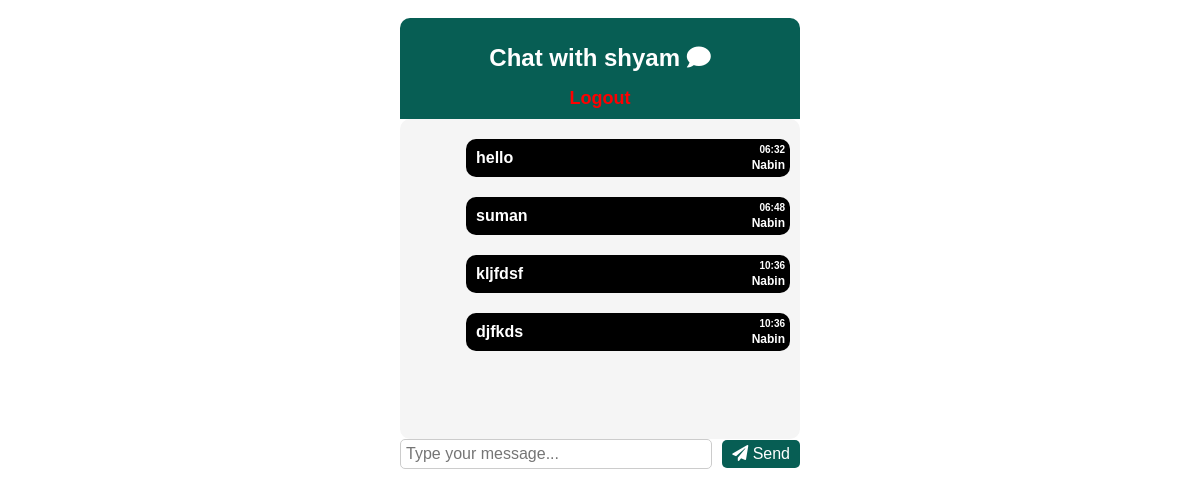
Page /chat/shyam/ (signed in) on the earlier database version.
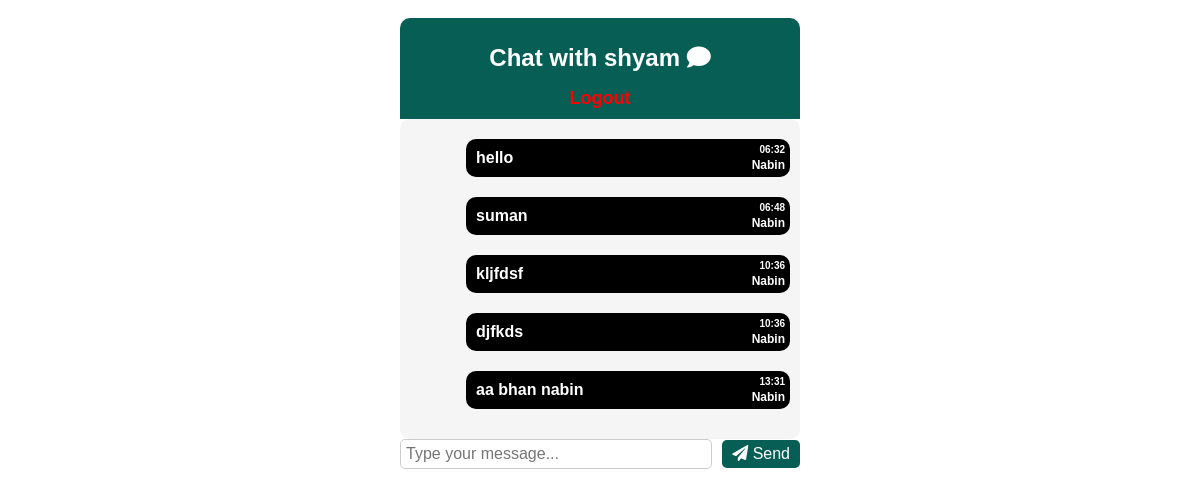
Same page on the later database version.
### Chatter/models.py (models this page shows, shortened)
class Message(models.Model):
    sender = models.ForeignKey(
        User, on_delete=models.CASCADE, related_name='sent_messages')
    receiver = models.ForeignKey(
        User, on_delete=models.CASCADE, related_name='received_messages')
    content = models.TextField()
    timestamp = models.DateTimeField(auto_now_add=True)

### Chatter/views.py (the view)
# urls.py: path('<str:username>/', views.chat_view, name='chat_view'),
@login_required
def chat_view(request, username):
    user = get_object_or_404(User, username=username)
    if request.user == user:
        return redirect('chat_home')
    messages = Message.objects.filter(sender=request.user, receiver=user) | Message.objects.filter(
        sender=user, receiver=request.user)
    messages = messages.order_by('timestamp')
    return render(request, 'chat.html', {
        'user': user,
        'messages': messages,
    })

### templates/chat.html (shortened to what this page needs)
<!DOCTYPE html>
<html>
<head>
    <link rel="stylesheet" href="https://cdnjs.cloudflare.com/ajax/libs/font-awesome/5.15.3/css/all.min.css">
</head>
<body>
    <div class="chat-container">
        <div class="chat-header">
            <h1>Chat with {{ user.username }} <i class="fas fa-comment"></i></h1>
            <a href="{% url 'logout' %}" class="btnlog">Logout</a>
        </div>
        <div class="chat__item__container" id="id_chat_item_container">
            {% for message in messages %}
            <div
                class="chat-message {% if message.sender.username == request.user.username %}right{% else %}left{% endif %}">
                <span class="message-username">{{ message.sender.username }}</span>
                <span class="message-text">{{ message.content }}</span>
                <span class="message-timestamp">{{ message.timestamp|date:"H:i" }}</span>
            </div>
            {% endfor %}
        </div>
        <div class="chat-input-container">
            <input type="text" id="id_message_send_input" placeholder="Type your message..." />
            <button type="submit" id="id_message_send_button"><i class="fas fa-paper-plane"></i> Send</button>
        </div>
    </div>
</body>
</html>

Differences in the rows shown:
added Message: sender.username "Nabin", content "aa bhan nabin", timestamp "13:31"
